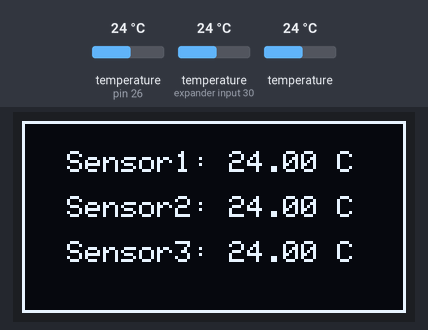
A sketch run on a simulated Arduino Uno, built with avr-gcc and run on an emulated ATmega328P. Shown: 128×64 one-colour display. The test bench sets the inputs (shaded band); at power-on: temperature (sensors on pin 26, expander input 30) 24 °C, temperature 24 °C. What the sketch prints to the serial monitor is not drawn.

Above: at 2.6 s.
2.7 s: temperature (sensor on pin 26) set to 12 °C
At 6.5 s:
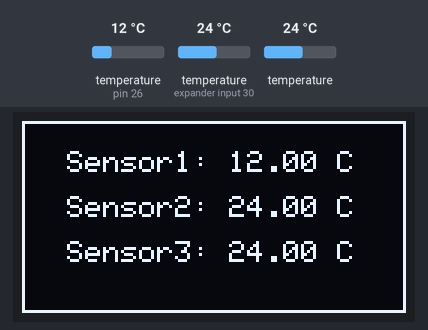
7.6 s: temperature (sensor on expander input 30) set to 12 °C
At 10.4 s:
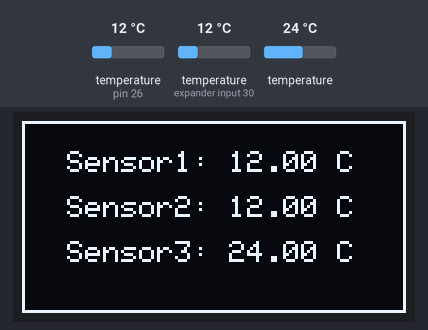
12.5 s: temperature (sensor 226) set to 12 °C
At 18.1 s:
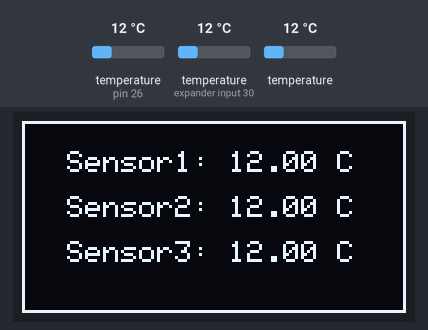
18.8 s: temperature (sensor on pin 26) set to 19 °C
23.7 s: temperature (sensor on expander input 30) set to 19 °C
At 25.7 s:
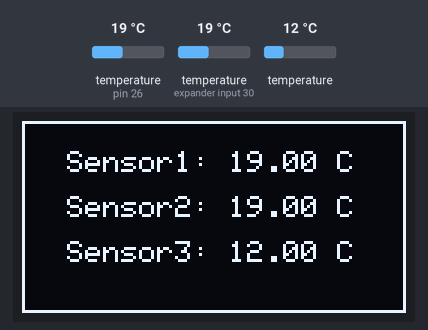
28.6 s: temperature (sensor 226) set to 19 °C
Timing chart, 0 to 31.6 s (numbered marks = the images above; inputs shaded):
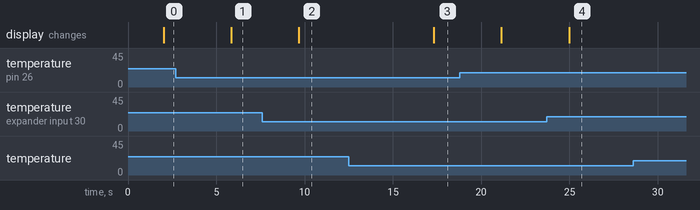

The sketch:

05_three_DS18B20.ino
```cpp
/*
        _          _ ______ _____ _____
       (_)        | |  ____|  __ \_   _|
  _ __  ___  _____| | |__  | |  | || |
 | '_ \| \ \/ / _ \ |  __| | |  | || |
 | |_) | |>  <  __/ | |____| |__| || |_
 | .__/|_/_/\_\___|_|______|_____/_____|
 | |
 |_|

www.pixeledi.eu | twitter.com/pixeledi

  Projekt:  3x DS18B20 Schaltung
  Datum:    02/2022

*/
#include <OneWire.h>
#include <DallasTemperature.h>
#define TEMPERATURE_PRECISION 12
const int tempSensor=26;
/*
  Falls beim Kompelieren ein Fehler 'void directModeInput(uint32_t)' kommt
  eine frühere Version von OneWire installieren
*/
OneWire oneWire(tempSensor);
DallasTemperature sensors(&oneWire);
DeviceAddress one, two, three;
float tempC1, tempC2, tempC3;

//Display
#define SCREEN_WIDTH 128
#define SCREEN_HEIGHT 64
#include <Adafruit_GFX.h>
#include <Adafruit_SSD1306.h>
Adafruit_SSD1306 display1(SCREEN_WIDTH, SCREEN_HEIGHT, &Wire, -1);

void getSensorResolution(){
 sensors.setResolution(one, TEMPERATURE_PRECISION);
 sensors.setResolution(two, TEMPERATURE_PRECISION);
 sensors.setResolution(three, TEMPERATURE_PRECISION);
 Serial.println("");
 Serial.print("Device 0 Resolution: ");
 Serial.print(sensors.getResolution(one), DEC);
 Serial.println();
 Serial.print("Device 1 Resolution: ");
 Serial.print(sensors.getResolution(two), DEC);
 Serial.println();
 Serial.print("Device 2 Resolution: ");
 Serial.print(sensors.getResolution(three), DEC);
 Serial.println();

}

void getSensorAdresses(){
 if(!sensors.getAddress(one, 0)) {
  Serial.println("Unable to find address for Device 0"); }
 if(!sensors.getAddress(two, 1)) {
  Serial.println("Unable to find address for Device 1"); }
 if(!sensors.getAddress(three, 2)) {
  Serial.println("Unable to find address for Device 2"); }

  Serial.print("Device 0 Address: ");
  printAddress(one);
  Serial.println();
  Serial.print("Device 1 Address: ");
  printAddress(two);
  Serial.println();
  Serial.print("Device 2 Address: ");
  printAddress(three);
}

void printAddress(DeviceAddress deviceAddress) {
 for(uint8_t i = 0; i < 8; i++) {
 if(deviceAddress[i] < 16) Serial.print("0");
 Serial.print(deviceAddress[i], HEX);
 }
}

void printResolution(DeviceAddress deviceAddress) {
 Serial.print("Resolution: ");
 Serial.println(sensors.getResolution(deviceAddress));
}

float printData(DeviceAddress deviceAddress) {
 float tempC = sensors.getTempC(deviceAddress);
 Serial.print("Temp: ");
 Serial.print(tempC);
 Serial.print(" C");

 Serial.print(" | Sensoradresse: ");
 printAddress(deviceAddress);
 Serial.println();
 return tempC;
}


void setup() {
  Serial.begin(115200);

  display1.begin(SSD1306_SWITCHCAPVCC, 0x3C);
  delay(100);
  Serial.println("3xDS18B20 auf einem Pin auswerten.");
  sensors.begin();
  Serial.print(sensors.getDeviceCount(), DEC);
  Serial.println(" gefunden.");
  Serial.print("Parasite power ist: ");
  if(sensors.isParasitePowerMode()) {
    Serial.println("ON");
  }
  else {
   Serial.println("OFF");
  }

  getSensorAdresses();
  getSensorResolution();

}


void loop() {


  Serial.print("Request...");
  sensors.requestTemperatures();
  Serial.println("fertig");
  tempC1 = printData(one);
  tempC2 = printData(two);
  tempC3 = printData(three);
  delay(1000);


  display1.clearDisplay();
  display1.setTextSize(1);
  display1.setTextColor(WHITE);
  display1.setCursor(15, 10);
  display1.println("Sensor1: "+String(tempC1)+" C");
  display1.setCursor(15, 25);
  display1.println("Sensor2: "+String(tempC2)+" C");
  display1.setCursor(15, 40);
  display1.println("Sensor3: "+String(tempC3)+" C");
  display1.drawRect(0,0,128,64,SSD1306_WHITE);
  display1.display();

  delay(2000);

}
```

Measured:
- after the input at 2.7 s, the display: changes after 3.1 s (image 1)
- after the input at 7.6 s, the display: changes after 2.1 s (image 2)
- after the input at 12.5 s, the display: changes after 4.8 s (image 3)
- after the input at 23.7 s, the display: changes after 1.3 s (image 4)
